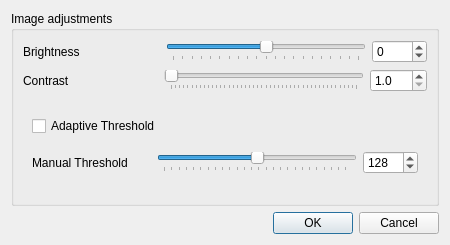
<?xml version="1.0" encoding="UTF-8"?>
<ui version="4.0">
 <class>adjustWidget</class>
 <widget class="QWidget" name="adjustWidget">
  <property name="geometry">
   <rect>
    <x>0</x>
    <y>0</y>
    <width>450</width>
    <height>245</height>
   </rect>
  </property>
  <property name="minimumSize">
   <size>
    <width>450</width>
    <height>0</height>
   </size>
  </property>
  <property name="windowTitle">
   <string>Form</string>
  </property>
  <layout class="QGridLayout" name="gridLayout_2">
   <item row="1" column="0">
    <widget class="QDialogButtonBox" name="buttonBox">
     <property name="standardButtons">
      <set>QDialogButtonBox::Cancel|QDialogButtonBox::Ok</set>
     </property>
    </widget>
   </item>
   <item row="0" column="0">
    <widget class="QGroupBox" name="groupBox">
     <property name="title">
      <string>Image adjustments</string>
     </property>
     <layout class="QGridLayout" name="gridLayout_3">
      <item row="0" column="0">
       <layout class="QHBoxLayout" name="horizontalLayout">
        <item>
         <widget class="QLabel" name="label">
          <property name="text">
           <string>Brightness</string>
          </property>
         </widget>
        </item>
        <item>
         <spacer name="horizontalSpacer">
          <property name="orientation">
           <enum>Qt::Horizontal</enum>
          </property>
          <property name="sizeHint" stdset="0">
           <size>
            <width>40</width>
            <height>20</height>
           </size>
          </property>
         </spacer>
        </item>
        <item>
         <widget class="QSlider" name="horizontalSlider_Br">
          <property name="minimumSize">
           <size>
            <width>200</width>
            <height>0</height>
           </size>
          </property>
          <property name="minimum">
           <number>-100</number>
          </property>
          <property name="maximum">
           <number>100</number>
          </property>
          <property name="orientation">
           <enum>Qt::Horizontal</enum>
          </property>
          <property name="tickPosition">
           <enum>QSlider::TicksBelow</enum>
          </property>
         </widget>
        </item>
        <item>
         <widget class="QSpinBox" name="spinBox_Br">
          <property name="minimumSize">
           <size>
            <width>55</width>
            <height>0</height>
           </size>
          </property>
          <property name="minimum">
           <number>-100</number>
          </property>
          <property name="maximum">
           <number>100</number>
          </property>
         </widget>
        </item>
       </layout>
      </item>
      <item row="1" column="0">
       <layout class="QHBoxLayout" name="horizontalLayout_2">
        <item>
         <widget class="QLabel" name="label_2">
          <property name="text">
           <string>Contrast</string>
          </property>
         </widget>
        </item>
        <item>
         <spacer name="horizontalSpacer_2">
          <property name="orientation">
           <enum>Qt::Horizontal</enum>
          </property>
          <property name="sizeHint" stdset="0">
           <size>
            <width>40</width>
            <height>20</height>
           </size>
          </property>
         </spacer>
        </item>
        <item>
         <widget class="QSlider" name="horizontalSlider_Con">
          <property name="minimumSize">
           <size>
            <width>200</width>
            <height>0</height>
           </size>
          </property>
          <property name="minimum">
           <number>10</number>
          </property>
          <property name="maximum">
           <number>100</number>
          </property>
          <property name="singleStep">
           <number>1</number>
          </property>
          <property name="value">
           <number>10</number>
          </property>
          <property name="orientation">
           <enum>Qt::Horizontal</enum>
          </property>
          <property name="tickPosition">
           <enum>QSlider::TicksBelow</enum>
          </property>
          <property name="tickInterval">
           <number>2</number>
          </property>
         </widget>
        </item>
        <item>
         <widget class="QDoubleSpinBox" name="doubleSpinBox">
          <property name="minimumSize">
           <size>
            <width>55</width>
            <height>0</height>
           </size>
          </property>
          <property name="decimals">
           <number>1</number>
          </property>
          <property name="minimum">
           <double>1.000000000000000</double>
          </property>
          <property name="singleStep">
           <double>0.100000000000000</double>
          </property>
          <property name="value">
           <double>1.000000000000000</double>
          </property>
         </widget>
        </item>
       </layout>
      </item>
      <item row="2" column="0">
       <layout class="QVBoxLayout" name="verticalLayout">
        <item>
         <widget class="QFrame" name="frame_2">
          <property name="enabled">
           <bool>true</bool>
          </property>
          <layout class="QGridLayout" name="gridLayout">
           <item row="1" column="0">
            <layout class="QHBoxLayout" name="horizontalLayout_5">
             <item>
              <widget class="QLabel" name="label_5">
               <property name="text">
                <string>Manual Threshold</string>
               </property>
              </widget>
             </item>
             <item>
              <spacer name="horizontalSpacer_3">
               <property name="orientation">
                <enum>Qt::Horizontal</enum>
               </property>
               <property name="sizeHint" stdset="0">
                <size>
                 <width>40</width>
                 <height>20</height>
                </size>
               </property>
              </spacer>
             </item>
             <item>
              <widget class="QSlider" name="horizontalSlider_Th">
               <property name="enabled">
                <bool>true</bool>
               </property>
               <property name="minimumSize">
                <size>
                 <width>200</width>
                 <height>0</height>
                </size>
               </property>
               <property name="maximum">
                <number>255</number>
               </property>
               <property name="value">
                <number>128</number>
               </property>
               <property name="orientation">
                <enum>Qt::Horizontal</enum>
               </property>
               <property name="tickPosition">
                <enum>QSlider::TicksBelow</enum>
               </property>
              </widget>
             </item>
             <item>
              <widget class="QSpinBox" name="spinBox_Th">
               <property name="enabled">
                <bool>true</bool>
               </property>
               <property name="minimumSize">
                <size>
                 <width>55</width>
                 <height>0</height>
                </size>
               </property>
               <property name="maximum">
                <number>255</number>
               </property>
               <property name="value">
                <number>128</number>
               </property>
              </widget>
             </item>
            </layout>
           </item>
           <item row="0" column="0">
            <widget class="QCheckBox" name="checkBox">
             <property name="text">
              <string>Adaptive Threshold</string>
             </property>
            </widget>
           </item>
          </layout>
         </widget>
        </item>
       </layout>
      </item>
     </layout>
    </widget>
   </item>
  </layout>
 </widget>
 <resources/>
 <connections/>
</ui>
